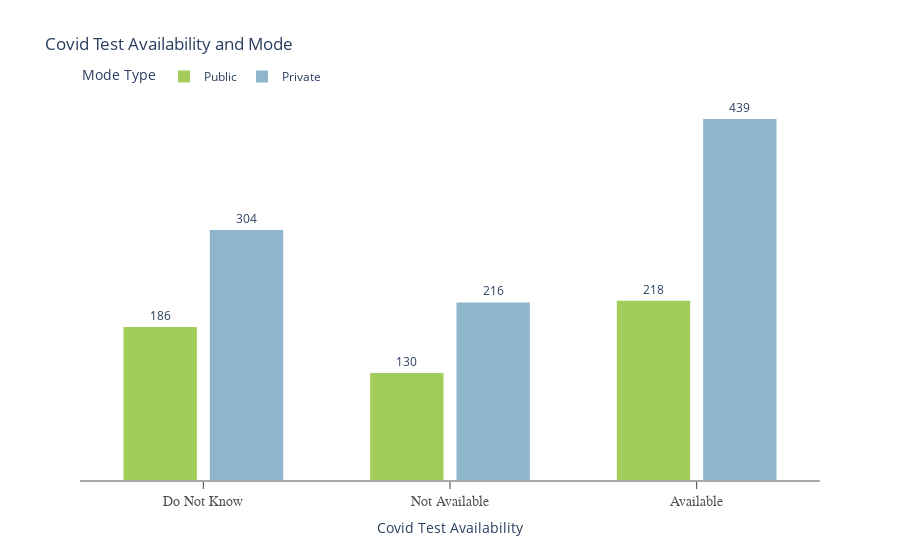

Here is the notebook cell this chart was saved with:
### Markdown cell above
### Exploratory Data Analysis

### Code cell
fig_1 = go.Figure()

fig_1 = px.histogram(data_frame=piped_df_2, x="ct_avail", color="mode", color_discrete_map={-1:"#EEAEEE", 0: "#8DB6CD", 1: "#A2CD5A"},
                    barmode="group", title="Covid Test Availability and Mode", labels={"ct_avail": "Covid Test Availability"}, text_auto=True)
fig_1.update_layout(
    xaxis=dict(showgrid=False, showticklabels=True, linecolor="#A9A9A9", linewidth=2, 
               ticks="outside", tickfont=dict(family="Nirmala UI", size=14, color="#545454")),
    yaxis=dict(showgrid=False, showticklabels=True, linecolor="#A9A9A9", linewidth=2, 
               ticks="outside", tickfont=dict(family="Nirmala UI", size=14, color="#545454")),
    plot_bgcolor="white", legend_title_text="Mode Type", legend_y=1.1,
    legend=dict(orientation="h"), bargroupgap=0.15, bargap=0.3, uniformtext_minsize=10)

fig_1.update_xaxes(ticklen=7, tickmode="array", ticktext=["Do Not Know", "Not Available", "Available"], tickvals=[-1, 0, 1])
fig_1.update_yaxes(ticklen=0, showticklabels=False, visible=False)

name_list_1=["Public", "Private"]
for i,trace in enumerate (fig_1.data):
  trace.update(name=name_list_1[i])

fig_1.update_traces(textposition="outside")

fig_1

### Figure 1 — Plotly figure (JSON) as saved in the notebook; plotly's stock layout.template omitted (floating-point values rounded to 4 significant figures; data arrays with more than 128 entries replaced by an {"elided": "..."} marker saying what was removed)
{"data": [{"alignmentgroup": "True", "bingroup": "x", "hovertemplate": "mode=1<br>Covid Test Availability=%{x}<br>count=%{y}<extra></extra>", "legendgroup": "1", "marker": {"color": "#A2CD5A", "pattern": {"shape": ""}}, "name": "Public", "offsetgroup": "1", "orientation": "v", "showlegend": true, "textposition": "outside", "texttemplate": "%{value}", "type": "histogram", "x": {"elided": "534 int values"}, "xaxis": "x", "yaxis": "y"}, {"alignmentgroup": "True", "bingroup": "x", "hovertemplate": "mode=0<br>Covid Test Availability=%{x}<br>count=%{y}<extra></extra>", "legendgroup": "0", "marker": {"color": "#8DB6CD", "pattern": {"shape": ""}}, "name": "Private", "offsetgroup": "0", "orientation": "v", "showlegend": true, "textposition": "outside", "texttemplate": "%{value}", "type": "histogram", "x": {"elided": "959 int values"}, "xaxis": "x", "yaxis": "y"}], "layout": {"bargap": 0.3, "bargroupgap": 0.15, "barmode": "group", "legend": {"orientation": "h", "title": {"text": "Mode Type"}, "tracegroupgap": 0, "y": 1.1}, "plot_bgcolor": "white", "title": {"text": "Covid Test Availability and Mode"}, "uniformtext": {"minsize": 10}, "xaxis": {"anchor": "y", "domain": [0, 1], "linecolor": "#A9A9A9", "linewidth": 2, "showgrid": false, "showticklabels": true, "tickfont": {"color": "#545454", "family": "Nirmala UI", "size": 14}, "ticklen": 7, "tickmode": "array", "ticks": "outside", "ticktext": ["Do Not Know", "Not Available", "Available"], "tickvals": [-1, 0, 1], "title": {"text": "Covid Test Availability"}}, "yaxis": {"anchor": "x", "domain": [0, 1], "linecolor": "#A9A9A9", "linewidth": 2, "showgrid": false, "showticklabels": false, "tickfont": {"color": "#545454", "family": "Nirmala UI", "size": 14}, "ticklen": 0, "ticks": "outside", "title": {"text": "count"}, "visible": false}}}
